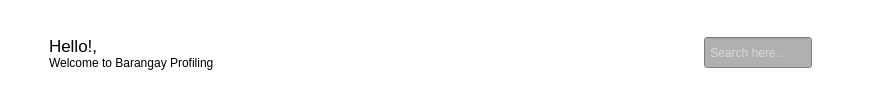
        <widget class="QWidget" name="header_widget" native="true">
         <property name="styleSheet">
          <string notr="true">background-color: rgb(255, 255, 255);</string>
         </property>
         <layout class="QHBoxLayout" name="horizontalLayout_5">
          <property name="rightMargin">
           <number>12</number>
          </property>
          <item>
           <layout class="QHBoxLayout" name="horizontalLayout_4">
            <item>
             <widget class="QPushButton" name="pushButton">
              <property name="styleSheet">
               <string notr="true">border:none;</string>
              </property>
              <property name="text">
               <string/>
              </property>
              <property name="icon">
               <iconset resource="resources.qrc">
                <normaloff>:/images/bars-solid (1).png</normaloff>:/images/bars-solid (1).png</iconset>
              </property>
              <property name="iconSize">
               <size>
                <width>29</width>
                <height>35</height>
               </size>
              </property>
              <property name="checkable">
               <bool>true</bool>
              </property>
             </widget>
            </item>
            <item>
             <layout class="QVBoxLayout" name="verticalLayout_11">
              <property name="spacing">
               <number>0</number>
              </property>
              <property name="topMargin">
               <number>25</number>
              </property>
              <property name="bottomMargin">
               <number>25</number>
              </property>
              <item>
               <widget class="QLabel" name="label">
                <property name="font">
                 <font>
                  <pointsize>13</pointsize>
                 </font>
                </property>
                <property name="text">
                 <string>Hello!,</string>
                </property>
               </widget>
              </item>
              <item>
               <widget class="QLabel" name="label_6">
                <property name="font">
                 <font>
                  <pointsize>9</pointsize>
                 </font>
                </property>
                <property name="text">
                 <string>Welcome to Barangay Profiling</string>
                </property>
               </widget>
              </item>
             </layout>
            </item>
           </layout>
          </item>
          <item>
           <spacer name="horizontalSpacer_3">
            <property name="orientation">
             <enum>Qt::Orientation::Horizontal</enum>
            </property>
            <property name="sizeHint" stdset="0">
             <size>
              <width>484</width>
              <height>20</height>
             </size>
            </property>
           </spacer>
          </item>
          <item>
           <layout class="QHBoxLayout" name="horizontalLayout_3">
            <property name="rightMargin">
             <number>25</number>
            </property>
            <item>
             <widget class="QLineEdit" name="search_header">
              <property name="minimumSize">
               <size>
                <width>0</width>
                <height>31</height>
               </size>
              </property>
              <property name="maximumSize">
               <size>
                <width>16777215</width>
                <height>31</height>
               </size>
              </property>
              <property name="styleSheet">
               <string notr="true">color:rgb(255, 255, 255);
background-color: rgb(176, 176, 176);</string>
              </property>
              <property name="placeholderText">
               <string> Search here...</string>
              </property>
             </widget>
            </item>
            <item>
             <widget class="QLabel" name="label_5">
              <property name="minimumSize">
               <size>
                <width>40</width>
                <height>40</height>
               </size>
              </property>
              <property name="maximumSize">
               <size>
                <width>40</width>
                <height>40</height>
               </size>
              </property>
              <property name="text">
               <string/>
              </property>
              <property name="pixmap">
               <pixmap resource="resources.qrc">:/images/icons8-administrator-48.png</pixmap>
              </property>
              <property name="scaledContents">
               <bool>true</bool>
              </property>
             </widget>
            </item>
           </layout>
          </item>
         </layout>
        </widget>
